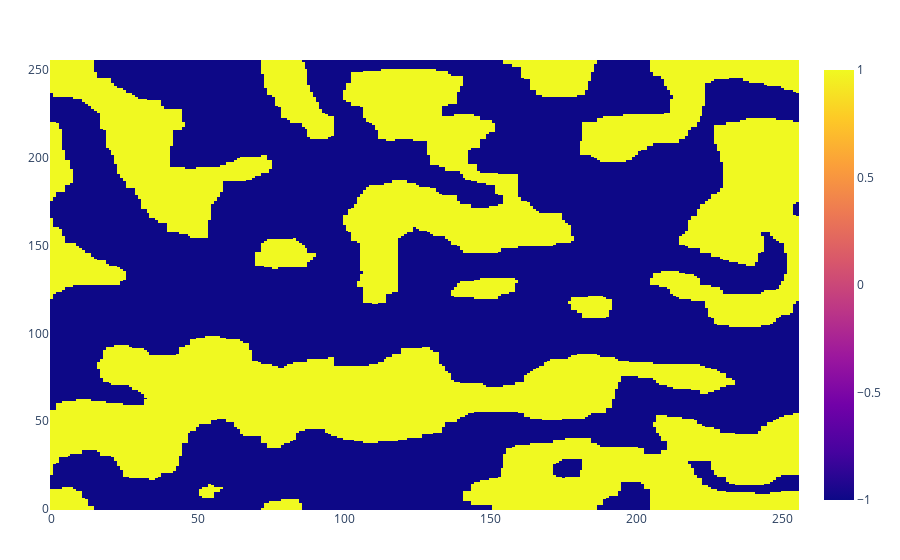

The cell this chart's notebook holds for it:
### Code cell
plot(heatmap(z=im2.state))

### Figure 1 — Plotly figure (JSON) as saved in the notebook; plotly's stock layout.template omitted (floating-point values rounded to 4 significant figures; data arrays with more than 128 entries replaced by an {"elided": "..."} marker saying what was removed)
{"data": [{"transpose": true, "type": "heatmap", "z": {"elided": "256x256 int values"}}], "layout": {"margin": {"b": 50, "l": 50, "r": 50, "t": 60}}}
